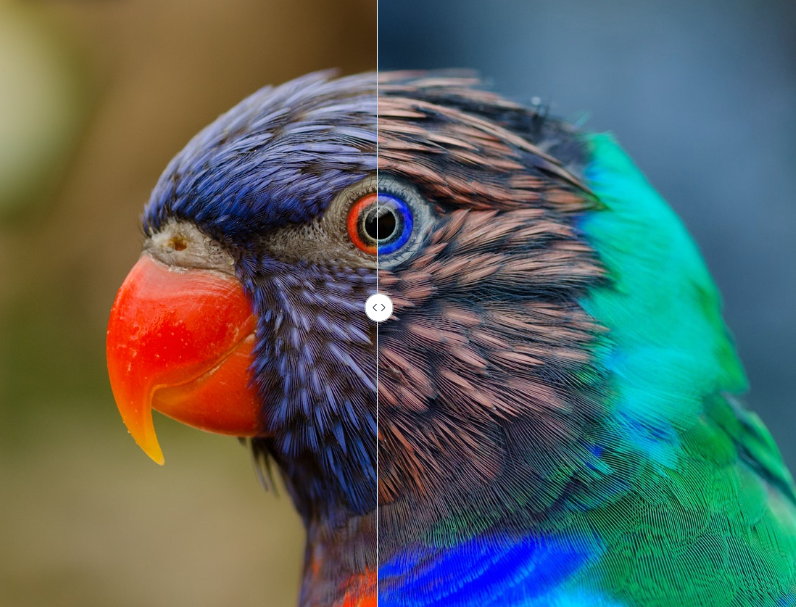
%> input picture clase14/rgbLoro.png, 796 x 607 px
$ octave clase14.m   (GNU Octave 9; MATLAB toolbox functions it lacks are replaced by stand-ins)
%> lines starting %> are read from the running program, lines starting %| are printed output that depends on the picture; in (x1, y1, x2, y2) boxes, pixels count from 0 and x2, y2 are one past the last pixel; in counts of white or black regions, pixels touching at a corner belong together; the program's own positions count from 1
close all
clear
clc

im = imread("rgbLoro.png");
%> im is the input picture: size 607x796x3 uint8; mean R, G, B 86.5, 100.4, 95.9
    figure,imshow(im);

R = im(:,:,1);
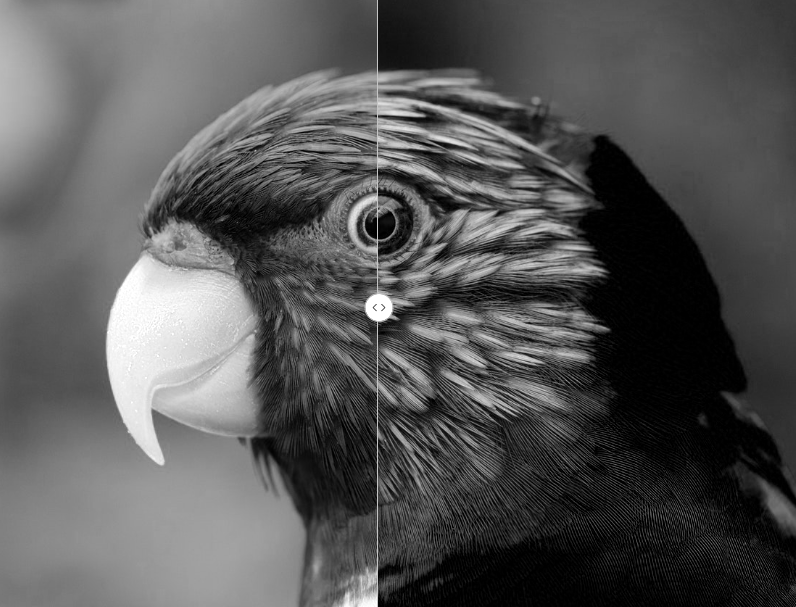
%> R: size 607x796 uint8; min 0, max 255, mean 86.5
G = im(:,:,2);
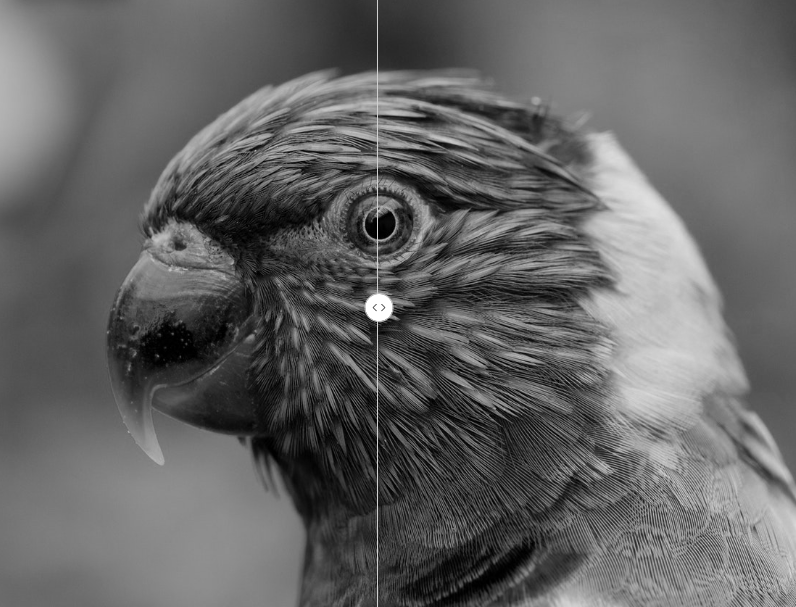
%> G: size 607x796 uint8; min 0, max 255, mean 100.4
B = im(:,:,3);
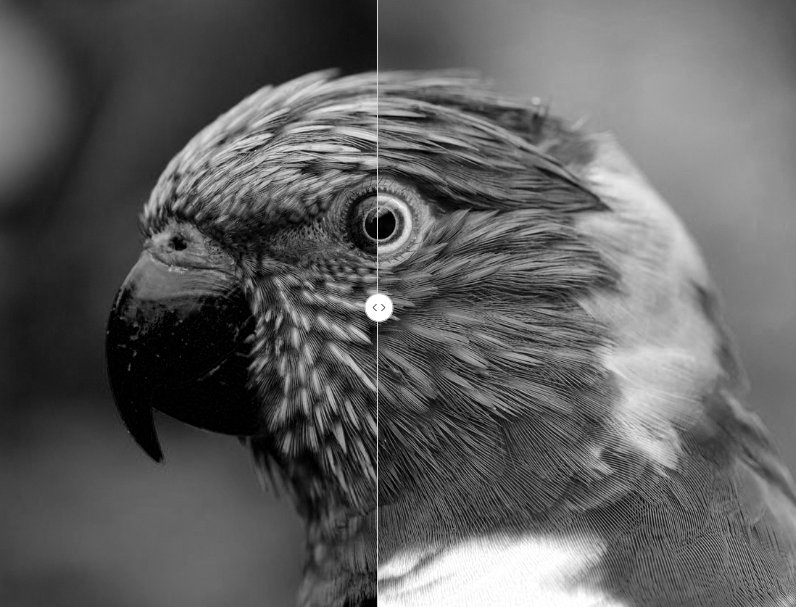
%> B: size 607x796 uint8; min 0, max 255, mean 95.9

figure,subplot(1,3,1),imshow(R);title('R');
       subplot(1,3,2),imshow(G);title('G');
       subplot(1,3,3),imshow(B);title('B');
% segmentar la ROI en la parte posterior de la cabelza del ave,
% utilizando el calal de color HSV.

hsv = rgb2hsv(im);
%> hsv: size 607x796x3 double; mean H, S, V 0.412, 0.536, 0.509
      figure,imshow(hsv);

H = hsv(:,:,1);
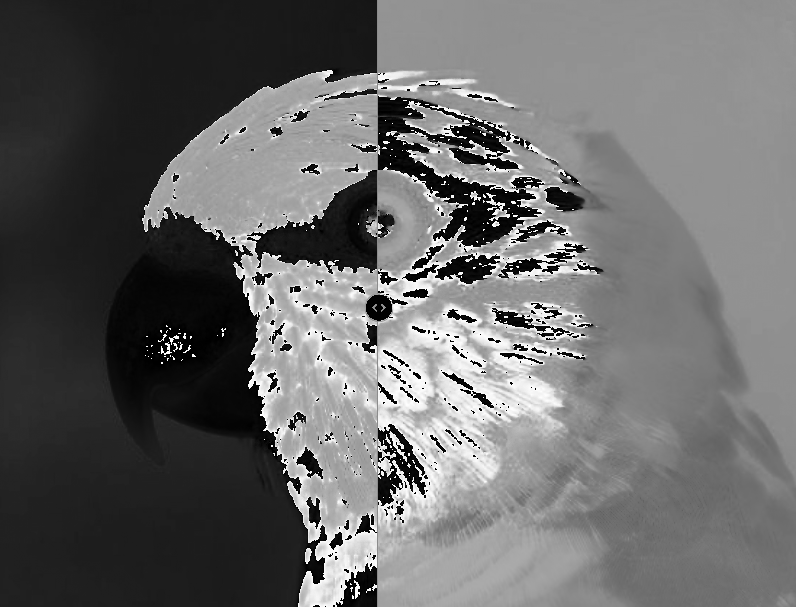
%> H: size 607x796 double; min 0, max 0.999, mean 0.412
S = hsv(:,:,2);
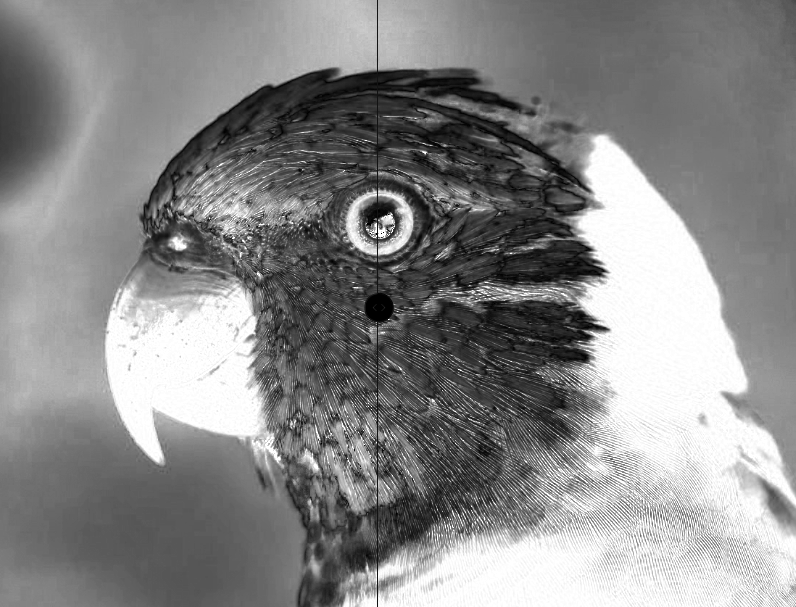
%> S: size 607x796 double; min 0, max 1, mean 0.536
V = hsv(:,:,3);
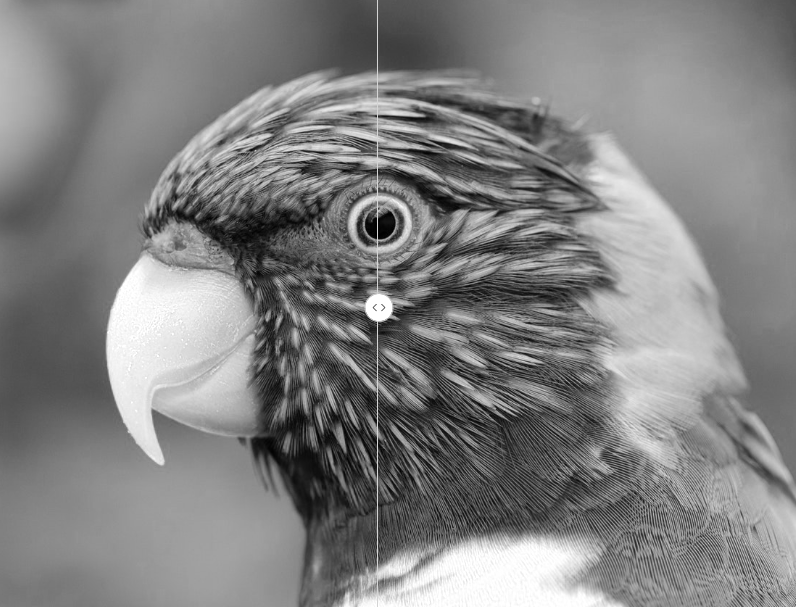
%> V: size 607x796 double; min 0, max 1, mean 0.509

figure,subplot(1,3,1),colormap('gray'),imagesc(H);title('H');axis image;
       subplot(1,3,2),colormap('gray'),imagesc(S);title('S');axis image;
       subplot(1,3,3),colormap('gray'),imagesc(V);title('V');axis image;

seg = 0*H;
%> seg: size 607x796 double; every value is 0
seg(H >= 0.44 & H <= 0.5) = 255;
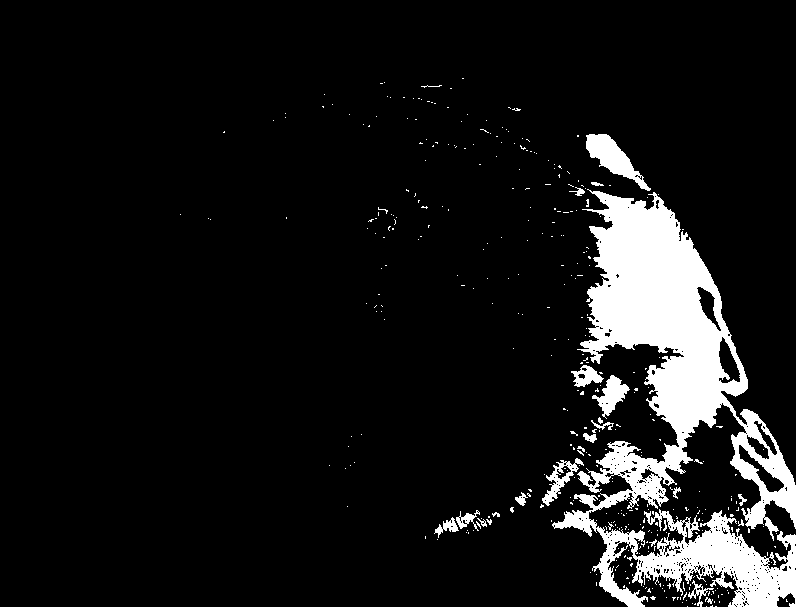
%> seg: size 607x796 double; 9% white; 382 white regions (357 under 20 px), largest, box (x1, y1, x2, y2) and area: (552, 189, 796, 607) 38307, (586, 134, 651, 191) 1369, (592, 375, 630, 419) 698

figure,colormap('gray'),imagesc(seg);title('seg');axis image;
